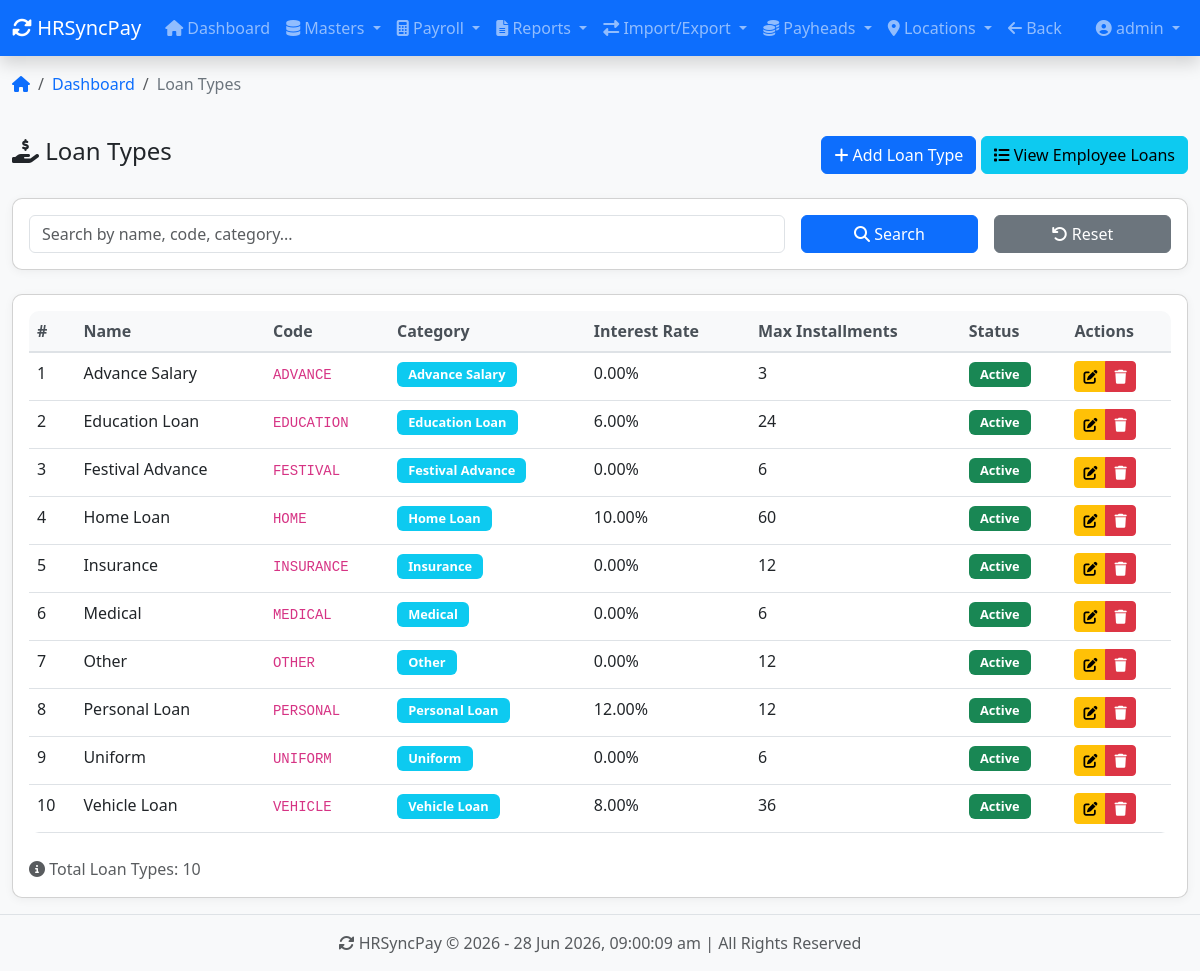
The page /loans/types/ (signed in) on the database its author committed.
### apps/accounts/models.py (models this page shows, shortened)
class User(AbstractUser):
    ROLE_CHOICES = [
        ('ADMIN', 'Admin'),
        ('DATA_ENTRY', 'Data Entry'),
        ('VIEWER', 'Viewer'),
    ]
    role = models.CharField(max_length=20, choices=ROLE_CHOICES, default='VIEWER')
    phone = models.CharField(max_length=15, blank=True)
    employee_code = models.CharField(max_length=20, unique=True, blank=True, null=True)
    profile_picture = models.ImageField(upload_to='profile_pictures/', null=True, blank=True)
    class Meta:
        db_table = 'accounts_user'

### apps/loans/models.py (models this page shows, shortened)
class LoanType(models.Model):
    LOAN_CATEGORY = [
        ('UNIFORM', 'Uniform'),
        ('INSURANCE', 'Insurance'),
        ('MEDICAL', 'Medical'),
        ('ADVANCE', 'Advance Salary'),
        ('FESTIVAL', 'Festival Advance'),
        ('VEHICLE', 'Vehicle Loan'),
        ('HOME', 'Home Loan'),
        ('EDUCATION', 'Education Loan'),
        ('PERSONAL', 'Personal Loan'),
        ('OTHER', 'Other'),
    ]
    name = models.CharField(max_length=100)
    category = models.CharField(max_length=20, choices=LOAN_CATEGORY)
    code = models.CharField(max_length=20, unique=True)
    interest_rate = models.DecimalField(max_digits=5, decimal_places=2, default=0)
    max_installments = models.IntegerField(default=12)
    is_active = models.BooleanField(default=True)
    description = models.TextField(blank=True)
    created_at = models.DateTimeField(auto_now_add=True)
    updated_at = models.DateTimeField(auto_now=True)
    class Meta:
        ordering = ['name']
        verbose_name = 'Loan Type'
        verbose_name_plural = 'Loan Types'

### apps/loans/views.py (the view)
# urls.py: path('types/', views.loan_type_list, name='loan_type_list'),
@login_required
def loan_type_list(request):
    loan_types = LoanType.objects.all().order_by('name')
    search = request.GET.get('search')
    if search:
        loan_types = loan_types.filter(
            Q(name__icontains=search) |
            Q(code__icontains=search) |
            Q(category__icontains=search)
        )
    paginator = Paginator(loan_types, 20)
    page_number = request.GET.get('page')
    page_obj = paginator.get_page(page_number)
    context = {
        'page_obj': page_obj,
        'search': search,
        'total_types': loan_types.count(),
        'breadcrumb': [
            {'name': 'Dashboard', 'url': '/', 'active': False},
            {'name': 'Loan Types', 'active': True},
        ],
    }
    return render(request, 'loans/loan_type_list.html', context)

### templates/loans/loan_type_list.html (shortened to what this page needs)
{% extends 'base.html' %}
{% load static %}
{% block breadcrumb %}
    <li class="breadcrumb-item"><a href="{% url 'core:dashboard' %}">Dashboard</a></li>
    <li class="breadcrumb-item active">Loan Types</li>
{% endblock %}
{% block content %}
<div class="d-flex justify-content-between align-items-center mb-4">
    <h4><i class="fas fa-hand-holding-usd"></i> Loan Types</h4>
    <div>
        <a href="{% url 'loans:loan_type_create' %}" class="btn btn-primary">
            <i class="fas fa-plus"></i> Add Loan Type
        </a>
        <a href="{% url 'loans:loan_list' %}" class="btn btn-info">
            <i class="fas fa-list"></i> View Employee Loans
        </a>
    </div>
</div>
<div class="card mb-4">
    <div class="card-body">
        <form method="get" class="row g-3">
            <div class="col-md-8">
                <input type="text" name="search" class="form-control"
                       placeholder="Search by name, code, category..."
                       value="{{ search|default:'' }}">
            </div>
            <div class="col-md-2">
                <button type="submit" class="btn btn-primary w-100">
                    <i class="fas fa-search"></i> Search
                </button>
            </div>
            <div class="col-md-2">
                <a href="{% url 'loans:loan_type_list' %}" class="btn btn-secondary w-100">
                    <i class="fas fa-undo"></i> Reset
                </a>
            </div>
        </form>
    </div>
</div>
<div class="card">
    <div class="card-body">
        <div class="table-responsive">
            <table class="table table-hover">
                <thead>
                    <tr>
                        <th>#</th>
                        <th>Name</th>
                        <th>Code</th>
                        <th>Category</th>
                        <th>Interest Rate</th>
                        <th>Max Installments</th>
                        <th>Status</th>
                        <th>Actions</th>
                    </tr>
                </thead>
                <tbody>
                    {% for loan_type in page_obj %}
                    <tr>
                        <td>{{ forloop.counter }}</td>
                        <td>{{ loan_type.name }}</td>
                        <td><code>{{ loan_type.code }}</code></td>
                        <td>
                            <span class="badge bg-info">{{ loan_type.get_category_display }}</span>
                        </td>
                        <td>{{ loan_type.interest_rate }}%</td>
                        <td>{{ loan_type.max_installments }}</td>
                        <td>
                            {% if loan_type.is_active %}
                                <span class="badge bg-success">Active</span>
                            {% else %}
                                <span class="badge bg-danger">Inactive</span>
                            {% endif %}
                        </td>
                        <td>
                            <div class="btn-group" role="group">
                                <a href="{% url 'loans:loan_type_edit' loan_type.id %}"
                                   class="btn btn-sm btn-warning" title="Edit">
                                    <i class="fas fa-edit"></i>
                                </a>
                                <a href="#" class="btn btn-sm btn-danger" title="Delete"
                                   onclick="return confirm('Delete this loan type?')">
                                    <i class="fas fa-trash"></i>
                                </a>
                            </div>
                        </td>
                    </tr>
                    {% endfor %}
                </tbody>
            </table>
        </div>
        <div class="text-muted mt-2">
            <i class="fas fa-info-circle"></i> Total Loan Types: {{ total_types }}
        </div>
    </div>
</div>
{% endblock %}

### templates/base.html (shortened to what this page needs)
<!DOCTYPE html>
<html lang="en">
<head>
    <link href="https://cdn.jsdelivr.net/npm/bootstrap@5.3.0/dist/css/bootstrap.min.css" rel="stylesheet">
    <link href="https://cdnjs.cloudflare.com/ajax/libs/font-awesome/6.4.0/css/all.min.css" rel="stylesheet">
    {% load static %}
    <link href="{% static 'css/custom.css' %}" rel="stylesheet">
</head>
<body>
    <nav class="navbar navbar-expand-lg navbar-dark bg-primary shadow">
        <div class="container-fluid">
            <a class="navbar-brand" href="{% url 'core:dashboard' %}">
                <i class="fas fa-sync-alt fa-spin"></i> HRSyncPay
            </a>
            <div class="collapse navbar-collapse" id="navbarNav">
                <ul class="navbar-nav me-auto">
                    <li class="nav-item">
                        <a class="nav-link" href="{% url 'core:dashboard' %}">
                            <i class="fas fa-home"></i> Dashboard
                        </a>
                    </li>
                    <li class="nav-item dropdown">
                        <a class="nav-link dropdown-toggle" href="#" id="mastersDropdown" role="button" data-bs-toggle="dropdown">
                            <i class="fas fa-database"></i> Masters
                        </a>
                    </li>
                    <li class="nav-item dropdown">
                        <a class="nav-link dropdown-toggle" href="#" id="payrollDropdown" role="button" data-bs-toggle="dropdown">
                            <i class="fas fa-calculator"></i> Payroll
                        </a>
                    </li>
                    <li class="nav-item dropdown">
                        <a class="nav-link dropdown-toggle" href="#" id="reportsDropdown" role="button" data-bs-toggle="dropdown">
                            <i class="fas fa-file-alt"></i> Reports
                        </a>
                    </li>
                    <li class="nav-item dropdown">
                        <a class="nav-link dropdown-toggle" href="#" id="importExportDropdown" role="button" data-bs-toggle="dropdown">
                            <i class="fas fa-exchange-alt"></i> Import/Export
                        </a>
                    </li>
                    <li class="nav-item dropdown">
                        <a class="nav-link dropdown-toggle" href="#" id="payheadsDropdown" role="button" data-bs-toggle="dropdown">
                            <i class="fas fa-coins"></i> Payheads
                        </a>
                    </li>
                    <li class="nav-item dropdown">
                        <a class="nav-link dropdown-toggle" href="#" id="locationsDropdown" role="button" data-bs-toggle="dropdown">
                            <i class="fas fa-map-marker-alt"></i> Locations
                        </a>
                    </li>
                    <li class="nav-item">
                        <a class="nav-link" href="javascript:history.back()">
                            <i class="fas fa-arrow-left"></i> Back
                        </a>
                    </li>
                </ul>
                <ul class="navbar-nav">
                    <li class="nav-item dropdown">
                        <a class="nav-link dropdown-toggle" href="#" id="userDropdown" role="button" data-bs-toggle="dropdown">
                            <i class="fas fa-user-circle"></i>
                            {{ user.get_full_name|default:user.username }}
                        </a>
                    </li>
                </ul>
            </div>
        </div>
    </nav>
    <div class="container-fluid mt-2">
        <nav aria-label="breadcrumb">
            <ol class="breadcrumb">
                <li class="breadcrumb-item">
                    <a href="{% url 'core:dashboard' %}"><i class="fas fa-home"></i></a>
                </li>
                {% block breadcrumb %}{% endblock %}
            </ol>
        </nav>
    </div>
    <div class="container-fluid">
        <div class="row">
            {% if show_sidebar|default:False %}
                <div class="col-md-3 col-lg-2 d-md-block bg-light sidebar">
                    <div class="position-sticky pt-3">
                        <ul class="nav flex-column">
                            <li class="nav-header">Navigation</li>
                            <li class="nav-item">
                                <a class="nav-link" href="{% url 'core:dashboard' %}">
                                    <i class="fas fa-home"></i> Dashboard
                                </a>
                            </li>
                            <li class="nav-item">
                                <a class="nav-link" href="{% url 'employees:employee_list' %}">
                                    <i class="fas fa-users"></i> Employees
                                </a>
                            </li>
                            <li class="nav-item">
                                <a class="nav-link" href="{% url 'clients:client_list' %}">
                                    <i class="fas fa-building"></i> Clients
                                </a>
                            </li>
                            <li class="nav-item">
                                <a class="nav-link" href="{% url 'company:company_list' %}">
                                    <i class="fas fa-building"></i> Companies
                                </a>
                            </li>
                            <li class="nav-item">
                                <a class="nav-link" href="{% url 'locations:location_list' %}">
                                    <i class="fas fa-map-marker-alt"></i> Locations
                                </a>
                            </li>
                            <li class="nav-item">
                                <a class="nav-link" href="{% url 'payheads:payhead_list' %}">
                                    <i class="fas fa-list"></i> Payheads
                                </a>
                            </li>
                            {% block sidebar %}{% endblock %}
                        </ul>
                    </div>
                </div>
                <div class="col-md-9 col-lg-10">
                    {% if messages %}
                        {% for message in messages %}
                            <div class="alert alert-{{ message.tags }} alert-dismissible fade show" role="alert">
                                <i class="fas fa-{% if message.tags == 'success' %}check-circle{% elif message.tags == 'error' %}exclamation-circle{% elif message.tags == 'warning' %}exclamation-triangle{% else %}info-circle{% endif %}"></i>
                                {{ message }}
                                <button type="button" class="btn-close" data-bs-dismiss="alert"></button>
                            </div>
                        {% endfor %}
                    {% endif %}
                    <main class="py-3">
                        {% block sidebar_content %}
                        {% endblock sidebar_content %}
                    </main>
                </div>
            {% else %}
                <div class="col-12">
                    <main class="py-3">
                        {% block content %}
                        {% endblock content %}
                    </main>
                </div>
            {% endif %}
        </div>
    </div>
    <footer class="footer mt-auto py-3 bg-light border-top">
        <div class="container-fluid text-center">
            <span class="text-muted">
                <i class="fas fa-sync-alt"></i> HRSyncPay &copy; {% now "Y" %} -
                <span id="current-time"></span> | All Rights Reserved
            </span>
        </div>
    </footer>
</body>
</html>

### static/css/custom.css (style rules this page uses)
body { min-height: 100vh; display: flex; flex-direction: column; background-color: #f8f9fa; }
main { flex: 1; }
.card { border-radius: 10px; box-shadow: 0 2px 10px rgba(0,0,0,0.05); transition: all 0.3s ease; }
.table { background-color: #fff; border-radius: 10px; overflow: hidden; }
.table thead th { background-color: #f8f9fa; border-bottom: 2px solid #dee2e6; font-weight: 600; color: #495057; }
.badge { font-size: 0.8rem; padding: 0.4rem 0.7rem; }
.breadcrumb { background-color: transparent; padding: 0.5rem 0; }
.breadcrumb-item a { color: #0d6efd; text-decoration: none; }
.breadcrumb-item.active { color: #6c757d; }

### rows shown on the page
User: get_full_name "admin"
LoanType: name "Advance Salary", code "ADVANCE", category "Advance Salary", interest_rate "0.00", max_installments "3", is_active "Active"
LoanType: name "Education Loan", code "EDUCATION", category "Education Loan", interest_rate "6.00", max_installments "24", is_active "Active"
LoanType: name "Festival Advance", code "FESTIVAL", category "Festival Advance", interest_rate "0.00", max_installments "6", is_active "Active"
LoanType: name "Home Loan", code "HOME", category "Home Loan", interest_rate "10.00", max_installments "60", is_active "Active"
LoanType: name "Insurance", code "INSURANCE", category "Insurance", interest_rate "0.00", max_installments "12", is_active "Active"
LoanType: name "Medical", code "MEDICAL", category "Medical", interest_rate "0.00", max_installments "6", is_active "Active"
LoanType: name "Other", code "OTHER", category "Other", interest_rate "0.00", max_installments "12", is_active "Active"
LoanType: name "Personal Loan", code "PERSONAL", category "Personal Loan", interest_rate "12.00", max_installments "12", is_active "Active"
LoanType: name "Uniform", code "UNIFORM", category "Uniform", interest_rate "0.00", max_installments "6", is_active "Active"
LoanType: name "Vehicle Loan", code "VEHICLE", category "Vehicle Loan", interest_rate "8.00", max_installments "36", is_active "Active"

### other values the page prints
{{ total_types }} "10"
